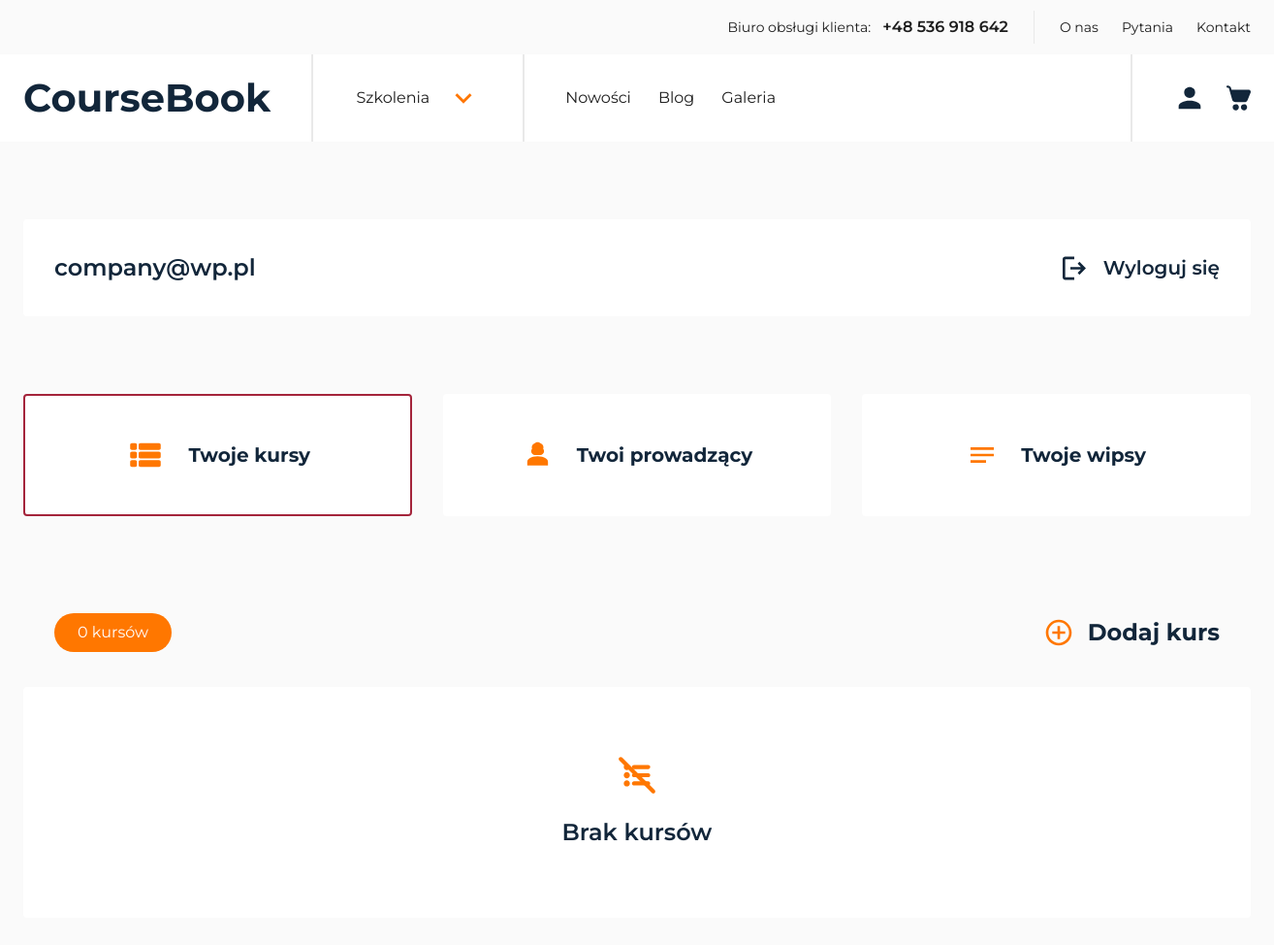
The app's page /account-courses (signed in), older data.
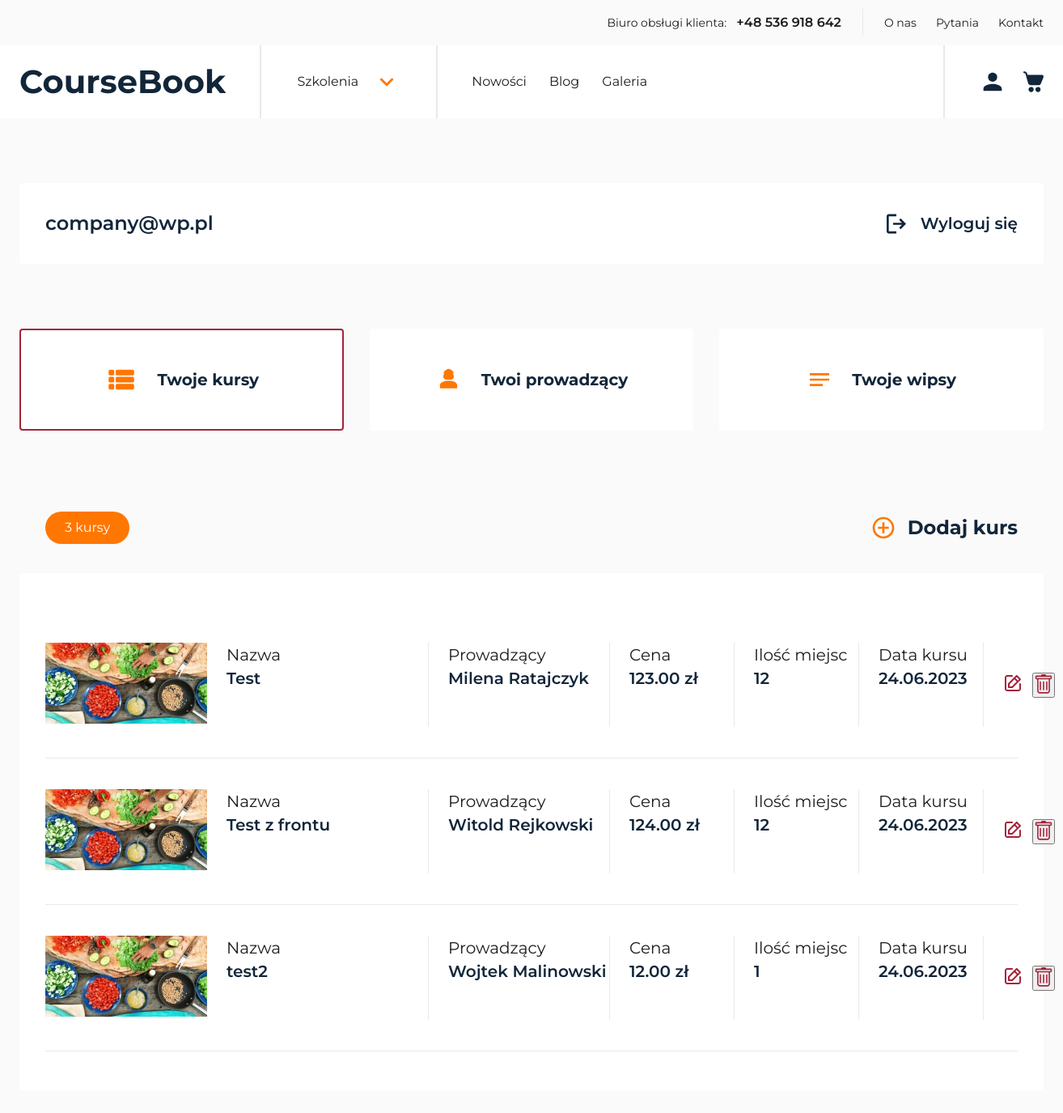
The same page, newer data.
### coursebookapp/models/course.py (models this page shows, shortened)
class Course(models.Model):
    instructor = models.ForeignKey(
        Instructor, on_delete=models.SET_NULL, null=True, blank=True
    )
    title = models.CharField(max_length=100)
    short_description = models.CharField(max_length=200)
    price = models.DecimalField(max_digits=8, decimal_places=2)
    province_choices = (
        ("dolnośląskie", "Dolnośląskie"),
        ("kujawsko-pomorskie", "Kujawsko-Pomorskie"),
        ("lubelskie", "Lubelskie"),
        ("lubuskie", "Lubuskie"),
        ("łódzkie", "Łódzkie"),
        ("małopolskie", "Małopolskie"),
        ("mazowieckie", "Mazowieckie"),
        ("opolskie", "Opolskie"),
        ("podkarpackie", "Podkarpackie"),
        ("podlaskie", "Podlaskie"),
        ("pomorskie", "Pomorskie"),
        ("śląskie", "Śląskie"),
        ("świętokrzyskie", "Świętokrzyskie"),
        ("warmińsko-mazurskie", "Warmińsko-Mazurskie"),
        ("wielkopolskie", "Wielkopolskie"),
        ("zachodniopomorskie", "Zachodniopomorskie"),
    )
    province = models.CharField(max_length=30, choices=province_choices)
    available = models.BooleanField(default=False)
    seats = models.PositiveIntegerField()
    date = models.DateField()
    time_start = models.TimeField()
    city = models.CharField(max_length=100)
    course_description = models.TextField()
    course_for = models.TextField()
    course_benefit = models.TextField()

### coursebookapp/models/instructor.py (models this page shows, shortened)
class Instructor(models.Model):
    app_user = models.ForeignKey(
        AppUser, on_delete=models.CASCADE, related_name="instructors_created"
    )
    first_name = models.CharField(max_length=50)
    last_name = models.CharField(max_length=50)
    description = models.TextField()
    photo = models.ImageField(upload_to="instructors/", blank=True)
    @property
    def fullname(self):
        return f"{self.first_name} {self.last_name}"

### coursebookapp/views/account_courses_view.py (the view, shortened to what this page needs)
# urls.py: path("account-courses", views.AccountCoursesView.as_view(), name="account_courses"),
@method_decorator(login_required(login_url="login"), name="dispatch")
class AccountCoursesView(generics.ListCreateAPIView):
    serializer_class = CourseSerializer
    template_name = "pages/account-courses.html"
    def get(self, request, *args, **kwargs):
        user = request.user
        isMember = check_membership(user)
        instructors = Instructor.objects.filter(app_user=user)
        provinces = Course.province_choices
        courses = Course.objects.filter(instructor__app_user=user)
        context = {
            "user": user,
            "isMember": isMember,
            "courses": courses,
            "provinces": provinces,
            "instructors": instructors,
        }
        return render(request, self.template_name, context)

### coursebookapp/helpers/check_membership.py (called while the page is built)
def check_membership(user):
    if user.is_authenticated:
        app_user = get_object_or_404(AppUser, id=user.id)
        return app_user.is_member(group_name="customer")
    return False

### coursebookapp/models/app_user.py (called while the page is built)
    def is_member(self, group_name):
        return self.groups.filter(name=group_name).exists()

### templates/pages/account-courses.html (shortened to what this page needs)
{% extends "layout/base.html" %} {% block styles %}
<link rel="stylesheet" href="{% static 'css/global.min.css' %}" />
<link rel="stylesheet" href="{% static 'css/account.min.css' %}" />
<link rel="stylesheet" href="{% static 'css/nice-select2.css' %}" />
{% endblock %} {% block content %}
<section class="user-bar">
  <div class="container">
    <div class="user-bar__inner">
      <div class="user-bar__user">{{user}}</div>
      <a href="{% url 'logout' %}" class="user-bar__logout">
        Wyloguj się
      </a>
    </div>
  </div>
</section>
{% include 'partials/account_panel.html' %} {%if isMember%}
<section class="list">
  <div class="container">
    <div class="list__inner">
      <h1>Brak kursów</h1>
    </div>
  </div>
</section>
{%else%}
<section class="list">
  <div class="container">
    <div class="list__panel">
      <div class="list__panel-counter">
        {% if courses|length == 1 %}
        <p>{{ courses|length }} kurs</p>
        {% elif courses|length > 1 and courses|length < 5 %}
        <p>{{ courses|length }} kursy</p>
        {% else %}
        <p>{{ courses|length }} kursów</p>
        {% endif %}
      </div>
      <div data-action="course" class="list__panel-add jsAccountAdd">
        Dodaj kurs
      </div>
    </div>
    <div class="list__inner">
      {% if courses %} {% for course in courses %}
      <div class="list__item">
        <div class="list__item-image">
          <img
            loading="lazy"
            width="200"
            height="100"
            src="{% static 'images/offert_1.jpg' %}"
            alt=""
          />
        </div>
        <div class="list__item-box">
          <p class="list__box-title">Nazwa</p>
          <p class="list__box-name">{{course.title}}</p>
        </div>
        <div class="list__item-box">
          <p class="list__box-title">Prowadzący</p>
          <p class="list__box-name">{{course.instructor.fullname}}</p>
        </div>
        <div class="list__item-box">
          <p class="list__box-title">Cena</p>
          <p class="list__box-name">{{course.price}}&nbsp;zł</p>
        </div>
        <div class="list__item-box">
          <p class="list__box-title">Ilość miejsc</p>
          <p class="list__box-name">{{course.seats}}</p>
        </div>
        <div class="list__item-box">
          <p class="list__box-title">Data kursu</p>
          <p class="list__box-name">{{ course.date|date:"d.m.Y" }}</p>
        </div>
        <div class="list__item-controls">
          <a class="list__item-edit" href="#">
          </a>
          <form method="POST" action="{% url 'delete_course' course.id %}" class="">
            <button class="list__item-edit" type="submit">
            </button>
          </form>
        </div>
      </div>
      {% endfor %} {% else %}
      <div class="list__empty">
        <p class="list__empty-name">Brak kursów</p>
      </div>
      {% endif %}
    </div>
  </div>
</section>
{%endif%} {% endblock %}

Row changes from the older to the newer data that the page shows:
added Course: title "Test", instructor.fullname "Milena Ratajczyk", price "123.00", seats "12", date "24.06.2023"
added Course: title "Test z frontu", instructor.fullname "Witold Rejkowski", price "124.00", seats "12", date "24.06.2023"
added Course: title "test2", instructor.fullname "Wojtek Malinowski", price "12.00", seats "1", date "24.06.2023"
Text that changed along with them:
{{ courses|length }}: (not shown) → "3"
{{ courses|length }}: "0" → (not shown)
text no longer shown: "kursów Brak kursów"
text now shown: "kursy"
